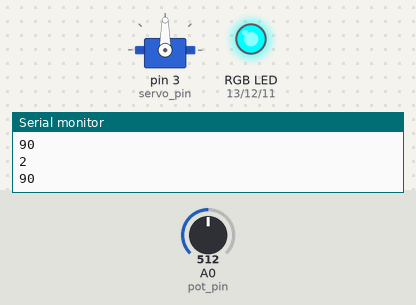
Bench run of a sketch on a simulated Arduino Uno, built with avr-gcc and run on an emulated ATmega328P. Shown: servo, an RGB LED mixed from three pins (HIGH = lit), the last lines printed to the serial monitor. The test bench sets the inputs (shaded band); at power-on: A0 (pot_pin) = 512.

Above: at 1.2 s.
1.3 s: A0 (pot_pin) set to 716
At 1.9 s:
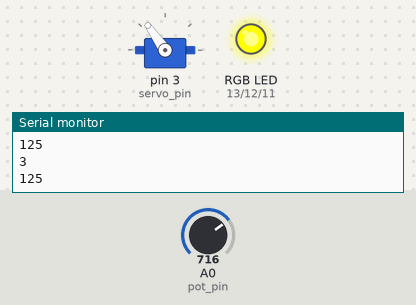
3.0 s: A0 (pot_pin) set to 900
At 4.3 s:
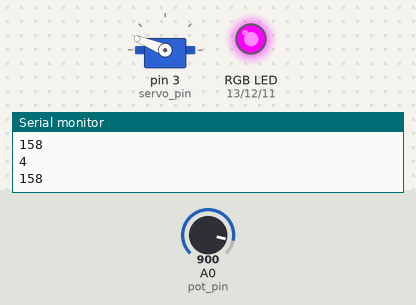
4.6 s: A0 (pot_pin) set to 1023
At 5.8 s:
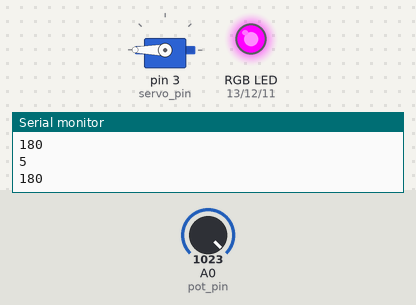
6.1 s: A0 (pot_pin) set to 511
At 6.26 s:
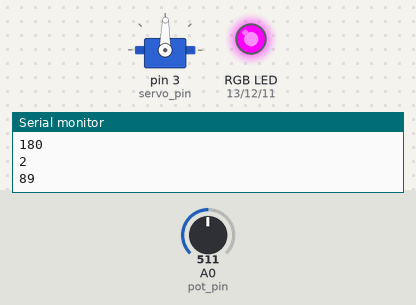
7.8 s: A0 (pot_pin) set to 306
At 8.5 s:
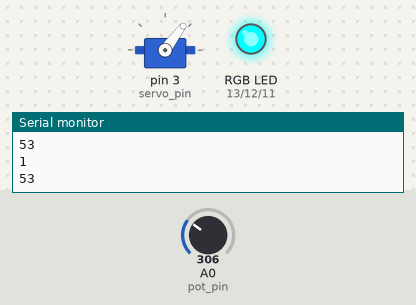
9.3 s: A0 (pot_pin) set to 122
At 10.0 s:
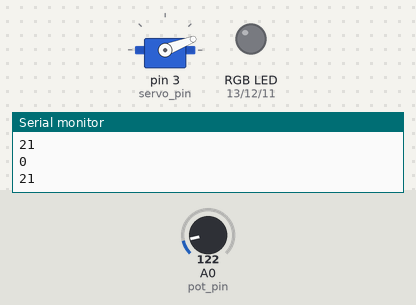
Timing chart, 0 to 12.0 s (numbered marks = the images above; inputs shaded):
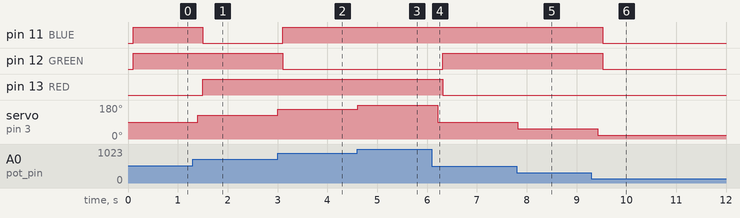

Measured:
- after the input at 1.3 s, pin 11 (BLUE): HIGH → LOW after 0.20 s; pin 13 (RED): LOW → HIGH after 0.20 s; servo on pin 3 (servo_pin): 90° → 125° after 0.10 s
- after the input at 3.0 s, pin 11 (BLUE): LOW → HIGH after 0.11 s; pin 12 (GREEN): HIGH → LOW after 0.11 s; servo on pin 3 (servo_pin): 125° → 158° at once
- after the input at 4.6 s, servo on pin 3 (servo_pin): 158° → 180° at once
- after the input at 6.1 s, pin 12 (GREEN): LOW → HIGH after 0.22 s; pin 13 (RED): HIGH → LOW after 0.22 s; servo on pin 3 (servo_pin): 180° → 89° after 0.12 s
- after the input at 7.8 s, servo on pin 3 (servo_pin): 89° → 53° at once
- after the input at 9.3 s, pin 11 (BLUE), pin 12 (GREEN): HIGH → LOW after 0.23 s; servo on pin 3 (servo_pin): 53° → 21° after 0.13 s

The sketch:

pot_servo_rgb.ino
```cpp
// controlling RGB LED and a Servo motor with a potentiometer

#include <Servo.h>

#define RED 13
#define GREEN 12
#define BLUE 11

#define DELAY 100

int servo_pin = 3;
int servo_delay = 1000;

int pot_pin = A0;
int pot_val = 0;


Servo my_servo;


void setup() {
  // put your setup code here, to run once:
  Serial.begin(9600);
  my_servo.attach(servo_pin);

  // set RGB pins as o/p

  pinMode(RED, OUTPUT);
  pinMode(GREEN, OUTPUT);
  pinMode(BLUE, OUTPUT);

  // set pot as i/p
  pinMode(pot_pin, INPUT);
}

void loop() {
  // put your main code here, to run repeatedly:
  pot_val = analogRead(pot_pin);
  int pot_val_servo = pot_val;

  // use this for RGB LED
  pot_val = map(pot_val, 0, 1023, 0, 5);

  // use this for servo
  pot_val_servo = map(pot_val_servo, 0, 1023, 0, 180);

  Serial.println(pot_val);
  Serial.println(pot_val_servo);

  my_servo.write(pot_val_servo);
  delay(DELAY);

  if (pot_val >= 4) {
    blink_rb();
  } else if (pot_val >= 3) {
    blink_rg();
  } else if (pot_val >= 1) {
    blink_bg();
  } else {
    blink_white();
  }
}


void blink_rb() {
  digitalWrite(RED, HIGH);
  digitalWrite(GREEN, LOW);
  digitalWrite(BLUE, HIGH);

  delay(DELAY);
}

void blink_rg () {
  digitalWrite(RED, HIGH);
  digitalWrite(GREEN, HIGH);
  digitalWrite(BLUE, LOW);

  delay(DELAY);
}

void blink_bg () {
  digitalWrite(RED, LOW);
  digitalWrite(GREEN, HIGH);
  digitalWrite(BLUE, HIGH);

  delay(DELAY);
}

void blink_white() {
  digitalWrite(RED, LOW);
  digitalWrite(GREEN, LOW);
  digitalWrite(BLUE, LOW);

  delay(DELAY);
}
```
